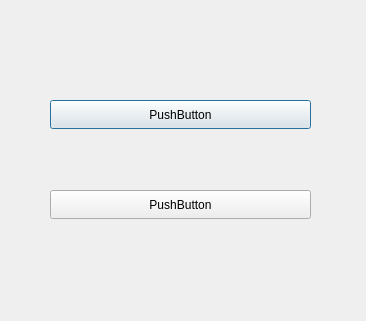
<?xml version="1.0" encoding="UTF-8"?>
<ui version="4.0">
 <class>Post_py</class>
 <widget class="QDialog" name="Post_py">
  <property name="geometry">
   <rect>
    <x>0</x>
    <y>0</y>
    <width>366</width>
    <height>321</height>
   </rect>
  </property>
  <property name="windowTitle">
   <string>Dialog</string>
  </property>
  <widget class="QPushButton" name="pushButton">
   <property name="geometry">
    <rect>
     <x>50</x>
     <y>100</y>
     <width>261</width>
     <height>29</height>
    </rect>
   </property>
   <property name="text">
    <string>PushButton</string>
   </property>
  </widget>
  <widget class="QPushButton" name="pushButton_2">
   <property name="geometry">
    <rect>
     <x>50</x>
     <y>190</y>
     <width>261</width>
     <height>29</height>
    </rect>
   </property>
   <property name="text">
    <string>PushButton</string>
   </property>
  </widget>
 </widget>
 <resources/>
 <connections/>
</ui>
